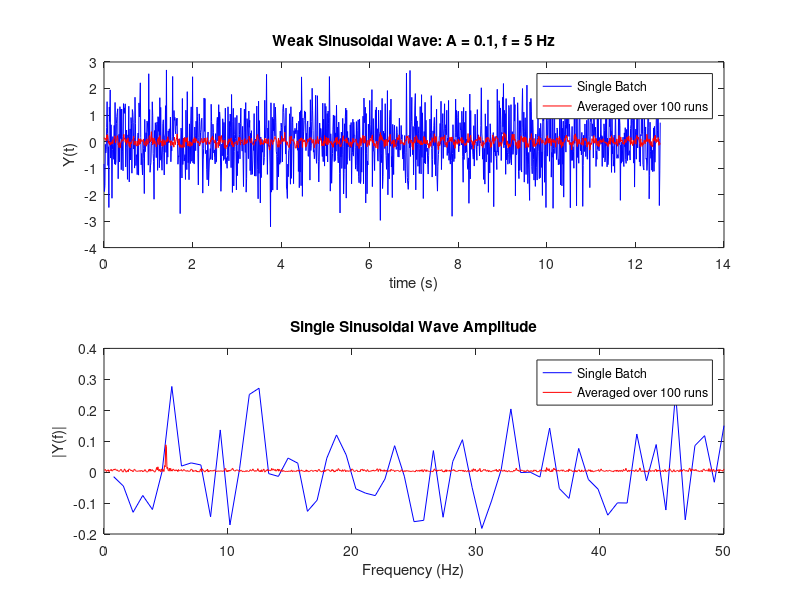

This chart was generated by the following MATLAB code:
clear; clc;

% Show the when a periodogram is smoothed, there is a loss in resolution in frequency

% Build single sinusoidal curve
 t = [0:1/100:4*pi];
 A = 0.1;
 f = 5;

for i = 1:100
    y(:,i) = randn(1,size(t,2)) + A*sin(2*pi*t*f);
end

for j=1:size(t,2)
    y_m(j) = mean(y(j,:));
end

figure(1);
subplot(2,1,1);
plot(t,y(:,1),'-b',t,y_m,'r');
title('Weak Sinusoidal Wave: A = 0.1, f = 5 Hz')
xlabel('time (s)')
ylabel('Y(t)')
legend('Single Batch','Averaged over 100 runs');

% Conduct FFT on data
Fs = t(2)-t(1);% Sampling frequency
L1 = size(y,2); % Length of signal
NFFT1 = 2^nextpow2(L1); % Next power of 2 from length of array
ft_1 = fft(y(:,1)-mean(y(:,1)),NFFT1)/L1;
ft_p_1 = 1/Fs*[0:1/NFFT1:1/2];

L2 = size(y_m,2); % Length of signal
NFFT2 = 2^nextpow2(L2); % Next power of 2 from length of array
ft_2 = fft(y_m-mean(y_m),NFFT2)/L2;
ft_p_2 = 1/Fs*[0:1/NFFT2:1/2];

figure(1);
subplot(2,1,2);
plot(ft_p_1(2:end),2*abs(ft_1(2:NFFT1/2+1))-mean(2*abs(ft_1(2:NFFT1/2+1))),'b',ft_p_2(2:end),2*abs(ft_2(2:NFFT2/2+1)),'r') 
title('Single Sinusoidal Wave Amplitude')
xlabel('Frequency (Hz)')
ylabel('|Y(f)|')
legend('Single Batch','Averaged over 100 runs');


